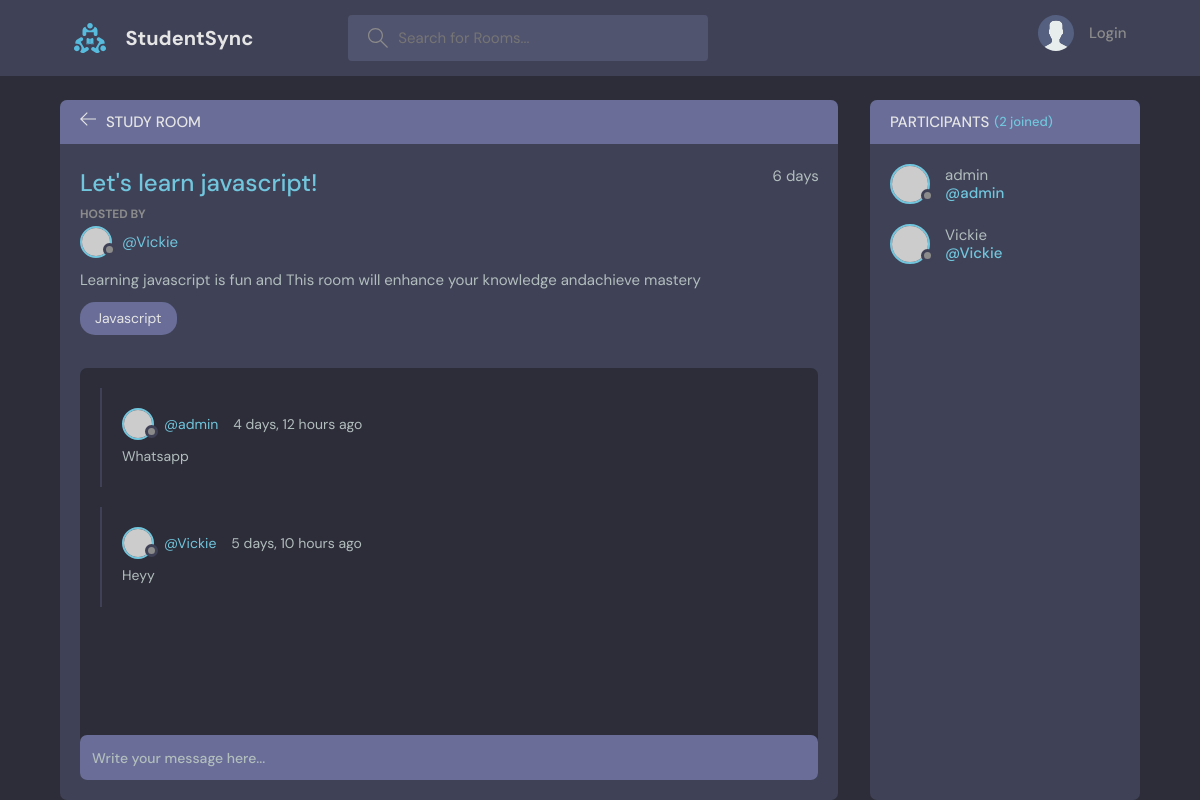
The app's page /room/1/, older data.
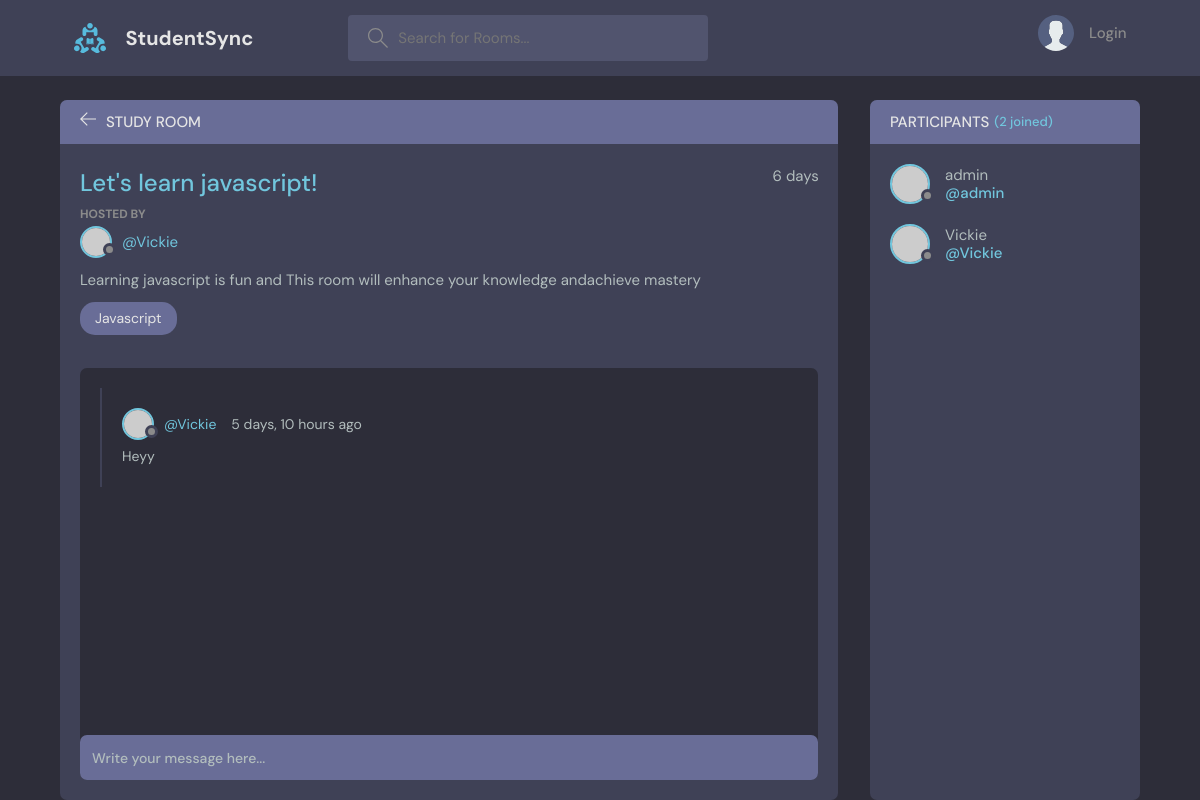
The same page, newer data.
### base/models.py (models this page shows, shortened)
class Message(models.Model):
    user=models.ForeignKey(User,on_delete=models.CASCADE)
    room=models.ForeignKey(Room,on_delete=models.CASCADE)
    body=models.TextField()
    updated=models.DateTimeField(auto_now=True)
    created=models.DateTimeField(auto_now_add=True)
    class Meta:
        ordering=['-updated','-created']

### base/views.py (the view, shortened to what this page needs)
# urls.py: path('room/<str:pk>/',views.room,name="room"),
def room(request, pk):
    rooms = Room.objects.get(id=pk)
    roommessages = rooms.message_set.all().order_by('-created')
    participants = rooms.participants.all()
    context = {'rooms': rooms, 'roommessages': roommessages,
               'participants': participants}
    return render(request, 'base/room.html', context)

### base/templates/base/room.html (shortened to what this page needs)
{% extends 'main.html' %} {% block content %}
<main class="profile-page layout layout--2">
  <div class="container">
    <div class="room">
      <div class="room__top">
        <div class="room__topLeft">
          <a href="{% url 'home' %}">
            <svg
              version="1.1"
              xmlns="http://www.w3.org/2000/svg"
              width="32"
              height="32"
              viewBox="0 0 32 32"
            >
              <title>arrow-left</title>
              <path
                d="M13.723 2.286l-13.723 13.714 13.719 13.714 1.616-1.611-10.96-10.96h27.625v-2.286h-27.625l10.965-10.965-1.616-1.607z"
              ></path>
            </svg>
          </a>
          <h3>Study Room</h3>
        </div>
      </div>
      <div class="room__box scroll">
        <div class="room__header scroll">
          <div class="room__info">
            <h3>{{rooms.name}}</h3>
            <span>{{rooms.created|timesince}}</span>
          </div>
          <div class="room__hosted">
            <p>Hosted By</p>
            <a href="{% url 'profile' rooms.host.id %}" class="room__author">
              <div class="avatar avatar--small">
                <img src="https://randomuser.me/api/portraits/men/37.jpg" />
              </div>
              <span>@{{rooms.host.username}}</span>
            </a>
          </div>
          <div class="room__details">
            {{rooms.description}}
          </div>
          <span class="room__topics">{{rooms.topic.name}}</span>
        </div>
        <div class="room__conversation">
          <div class="threads scroll">
            {% for message in roommessages %}
            <div class="thread">
              <div class="thread__top">
                <div class="thread__author">
                  <a href="{% url 'profile' message.user.id %}" class="thread__authorInfo">
                    <div class="avatar avatar--small">
                      <img
                        src="https://randomuser.me/api/portraits/men/37.jpg"
                      />
                    </div>
                    <span>@{{message.user.username}}</span>
                  </a>
                  <span class="thread__date">{{message.created|timesince}} ago</span>
                </div>
              </div>
              <div class="thread__details">
                {{message.body}}
              </div>
            </div>
            {% endfor %}
          </div>
        </div>
      </div>
      <div class="room__message">
        <form action="" method="POST">
          <input name="body" placeholder="Write your message here..." />
        </form>
      </div>
    </div>
    <div class="participants">
      <h3 class="participants__top">Participants <span>({{participants.count}} joined)</span></h3>
      <div class="participants__list scroll">
        {% for user in participants %}
        <a href="{% url 'profile' user.id %}" class="participant">
          <div class="avatar avatar--medium">
            <img src="https://randomuser.me/api/portraits/men/37.jpg" />
          </div>
          <p>
            {{user.username}}
            <span>@{{user.username}}</span>
          </p>
        </a>
        {% endfor %}
      </div>
    </div>
  </div>
</main>
{% endblock content %}

Row changes from the older to the newer data that the page shows:
removed Message: user.username "admin", created "4 days, 12 hours", body "Whatsapp"
